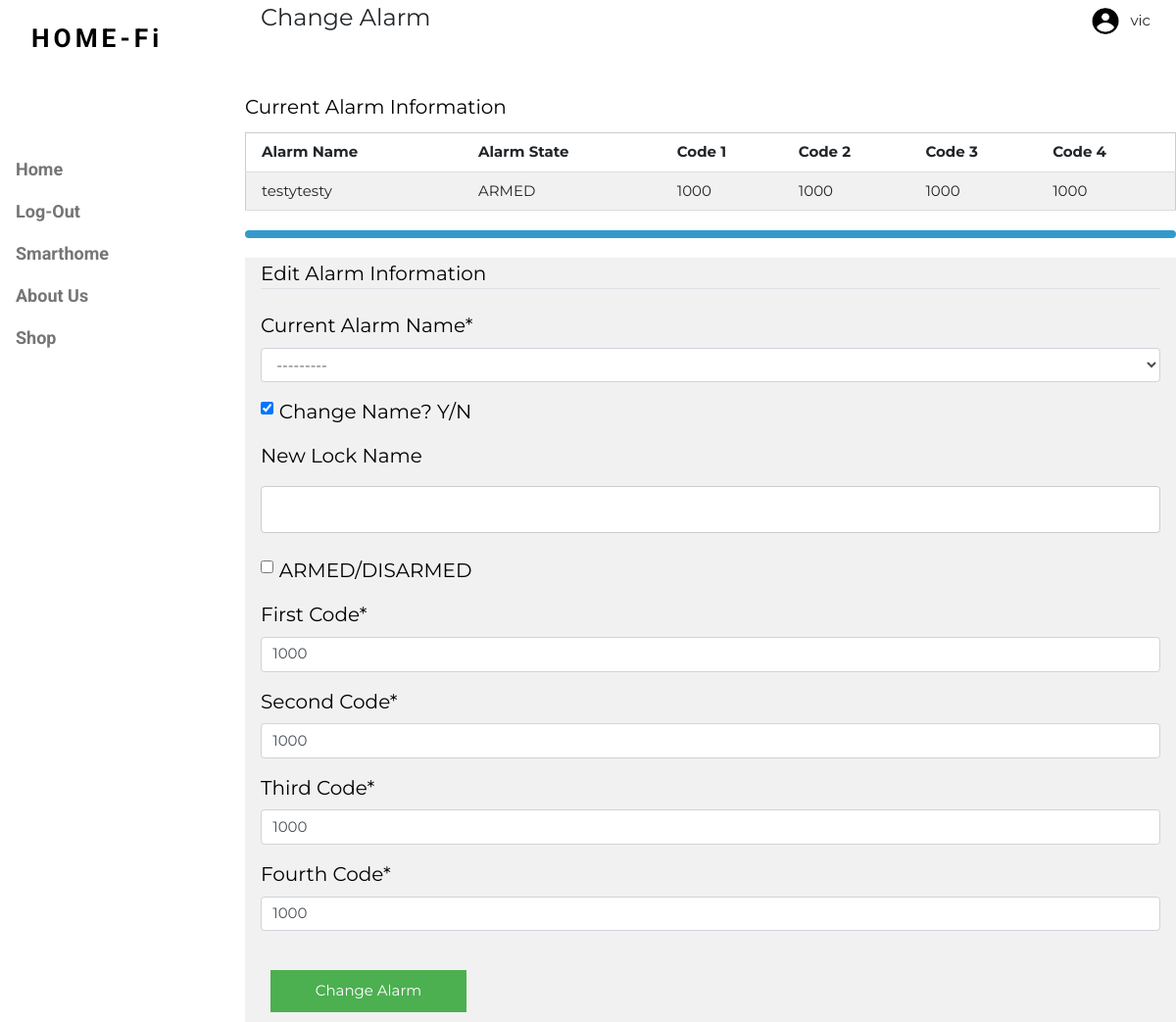
The app's page /changeAlarm/ (signed in), older data.
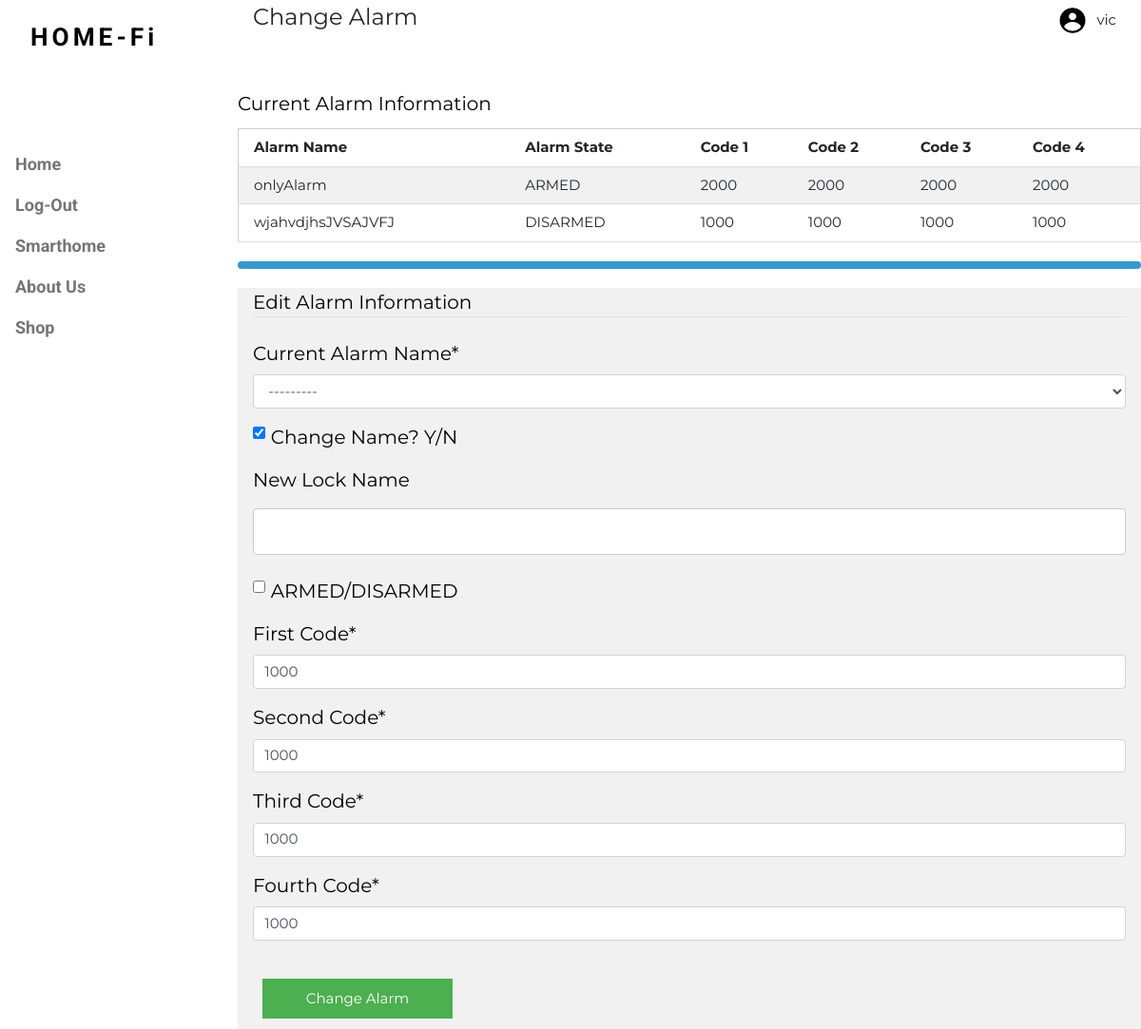
The same page, newer data.
### homepg/models.py (models this page shows)
class Alarm(models.Model):
    owner = models.ForeignKey(User, on_delete=models.CASCADE)
    alarmName = models.CharField(max_length=20)
    state = models.BooleanField(default=0)
    code1 = models.PositiveIntegerField(default=0, validators=[MinValueValidator(1000), MaxValueValidator(9999)])
    code2 = models.PositiveIntegerField(default=0, validators=[MinValueValidator(1000), MaxValueValidator(9999)])
    code3 = models.PositiveIntegerField(default=0, validators=[MinValueValidator(1000), MaxValueValidator(9999)])
    code4 = models.PositiveIntegerField(default=0, validators=[MinValueValidator(1000), MaxValueValidator(9999)])
    def __str__(self):
        return self.alarmName

### users/views.py (the view)
# urls.py: path('changeAlarm/',user_views.changeAlarm, name="change-alarm"),
def changeAlarm(request):
    if request.method == "POST":
        form = changeAlarmForm(request.POST, user=request.user)
        if form.is_valid():
            alarmObj = Model.Alarm()
            tempBool = form.cleaned_data['newNameBool']
            if tempBool:
                alarmObj.alarmName = form.cleaned_data['newName']
            elif not tempBool:
                alarmObj.alarmName = form.cleaned_data['alarmName']
            else:
                print("WHOOPSIE! clearly I coded something wrong wtf")
            alarmObj.state = form.cleaned_data['state']
            alarmObj.code1 = form.cleaned_data['code1']
            alarmObj.code2 = form.cleaned_data['code2']
            alarmObj.code3 = form.cleaned_data['code3']
            alarmObj.code4 = form.cleaned_data['code4']
            alarmObj.owner = request.user
            allCodes = Model.Alarm.objects.filter(owner_id=request.user)
            currentName = allCodes.values_list('alarmName', flat=True)[0]
            entry = Model.Alarm.objects.get(alarmName=str(currentName))
            entry.delete()
            alarmObj.save()
            messages.success(request, 'Alarm ' + alarmObj.alarmName + ' edited!')
            return redirect("status-page")
    else:
        form = changeAlarmForm(user=request.user)
    return render(request, 'users/changeAlarmForm.html',
                  {'form': form, 'rooms': Room.objects.filter(owner=request.user),
                   'alarms': Alarm.objects.filter(owner=request.user)})

### users/templates/users/changeAlarmForm.html (shortened to what this page needs)
{% extends "homepg/base_with_checkbox.html" %}
{% load crispy_forms_tags %}
{% block content %}
	<header class="w3-container w3-xlarge">
		<p class="w3-left">Change Alarm</p>
		<p class="w3-right">
			<table>
				<tr>
					<td>{% load static %}<img class="w3-icons" src="{% static 'images/UserIcon.png' %}" alt="Account Icon" style="float: right" /> </td>
					{% if user.is_authenticated %}
						<td style="font-size: 15px;padding:10px"> {{user.username}}</td>
					{% else %}
						<td style="font-size: 15px;padding:10px"> Guest </td>
					{% endif %}
				</tr>
			</table>
		</p>
	</header>
	<p style="padding:5px"></p>
	<table class="w3-table w3-table-all" style="width: 100%; margin:auto; padding:10px;">
		<caption style="font-size:20px; vertical-align:top; caption-side:top; color:#000000;"> Current Alarm Information</caption>
		<tr>
			<th>Alarm Name</th>
			<th> Alarm State </th>
			<th> Code 1 </th>
			<th> Code 2 </th>
			<th> Code 3 </th>
			<th> Code 4 </th>
		</tr>
		{% for alarm in alarms %}
			<tr>
				<td> {{ alarm.alarmName }} </td>
				{% if alarm.state == True %}
					<td> ARMED </td>
				{% else %}
					<td> DISARMED </td>
				{% endif %}
				<td> {{ alarm.code1 }}</td>
				<td> {{ alarm.code2 }}</td>
				<td> {{ alarm.code3 }}</td>
				<td> {{ alarm.code4 }}</td>
			</tr>
		{% endfor %}
	</table>
	<hr style="  border-top: 8px solid #3399cc; border-radius: 5px; margin-top: 20px; margin-bottom: 20px;" />
    <form method="POST">
      <div class="w3-display-container w3-container w3-light-grey">
              <fieldset class="form-group" style="font-size:20px; border-style:solid; border-top-style: none;">
                  <legend class="border-bottom mb-4" style="font-size:20px;">Edit Alarm Information </legend>
                  {{ form|crispy }}
              </fieldset>
            <button type="submit" style="width: 200px; padding: 10px; left: 50%; margin:10px;">Change Alarm</button>
          </div>
    </form>
{% endblock content %}

Row changes from the older to the newer data that the page shows:
removed Alarm: alarmName "testytesty", shows "ARMED", code1 "1000", code2 "1000", code3 "1000", code4 "1000", alarmName "---------"
now on this page (row edited): Alarm: alarmName "onlyAlarm", state "ARMED", code1 "2000", code2 "2000", code3 "2000", code4 "2000", alarmName "---------"
added Alarm: alarmName "wjahvdjhsJVSAJVFJ", shows "DISARMED", code1 "1000", code2 "1000", code3 "1000", code4 "1000"
